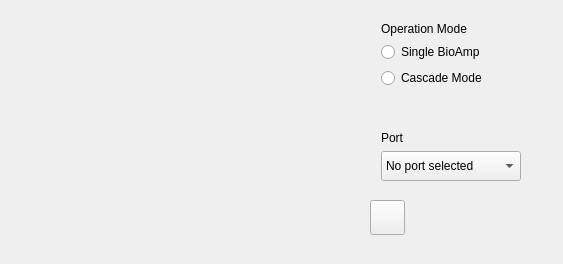
<?xml version="1.0" encoding="UTF-8"?>
<ui version="4.0">
 <class>MainWindow</class>
 <widget class="QMainWindow" name="MainWindow">
  <property name="geometry">
   <rect>
    <x>0</x>
    <y>0</y>
    <width>563</width>
    <height>264</height>
   </rect>
  </property>
  <property name="windowTitle">
   <string>MainWindow</string>
  </property>
  <widget class="QWidget" name="centralWidget">
   <widget class="QWidget" name="verticalLayoutWidget">
    <property name="geometry">
     <rect>
      <x>370</x>
      <y>10</y>
      <width>160</width>
      <height>89</height>
     </rect>
    </property>
    <layout class="QVBoxLayout" name="operationModeLayout">
     <item>
      <widget class="QLabel" name="operationModeLabel">
       <property name="text">
        <string>Operation Mode</string>
       </property>
      </widget>
     </item>
     <item>
      <widget class="QRadioButton" name="BioAmp8">
       <property name="text">
        <string>Single BioAmp</string>
       </property>
      </widget>
     </item>
     <item>
      <widget class="QRadioButton" name="BioAmp16">
       <property name="text">
        <string>Cascade Mode</string>
       </property>
      </widget>
     </item>
    </layout>
   </widget>
   <widget class="QPushButton" name="sinusoidTestButton">
    <property name="geometry">
     <rect>
      <x>370</x>
      <y>200</y>
      <width>35</width>
      <height>35</height>
     </rect>
    </property>
    <property name="text">
     <string/>
    </property>
    <property name="icon">
     <iconset>
      <normaloff>sin.png</normaloff>sin.png</iconset>
    </property>
    <property name="iconSize">
     <size>
      <width>30</width>
      <height>30</height>
     </size>
    </property>
   </widget>
   <widget class="QLabel" name="infoLabel">
    <property name="geometry">
     <rect>
      <x>20</x>
      <y>20</y>
      <width>281</width>
      <height>191</height>
     </rect>
    </property>
    <property name="text">
     <string/>
    </property>
    <property name="textFormat">
     <enum>Qt::RichText</enum>
    </property>
   </widget>
   <widget class="QWidget" name="">
    <property name="geometry">
     <rect>
      <x>370</x>
      <y>120</y>
      <width>184</width>
      <height>61</height>
     </rect>
    </property>
    <layout class="QVBoxLayout" name="availablePortsLayout">
     <item>
      <widget class="QLabel" name="availablePortsLabel">
       <property name="text">
        <string>Port</string>
       </property>
      </widget>
     </item>
     <item>
      <layout class="QHBoxLayout" name="horizontalLayout">
       <item>
        <widget class="QComboBox" name="availablePorts">
         <property name="minimumSize">
          <size>
           <width>140</width>
           <height>30</height>
          </size>
         </property>
         <property name="currentText">
          <string extracomment="Select Port">No port selected</string>
         </property>
         <property name="modelColumn">
          <number>0</number>
         </property>
         <item>
          <property name="text">
           <string>No port selected</string>
          </property>
         </item>
        </widget>
       </item>
       <item>
        <widget class="QLabel" name="portStatusLabel">
         <property name="maximumSize">
          <size>
           <width>40</width>
           <height>30</height>
          </size>
         </property>
         <property name="text">
          <string/>
         </property>
        </widget>
       </item>
      </layout>
     </item>
    </layout>
   </widget>
   <zorder>verticalLayoutWidget</zorder>
   <zorder></zorder>
   <zorder>availablePorts</zorder>
   <zorder>availablePortsLabel</zorder>
   <zorder>label</zorder>
   <zorder>availablePorts</zorder>
   <zorder>portStatusLabel</zorder>
   <zorder>availablePorts</zorder>
   <zorder>sinusoidTestButton</zorder>
   <zorder>infoLabel</zorder>
  </widget>
  <widget class="QMenuBar" name="menuBar">
   <property name="geometry">
    <rect>
     <x>0</x>
     <y>0</y>
     <width>563</width>
     <height>26</height>
    </rect>
   </property>
  </widget>
 </widget>
 <layoutdefault spacing="6" margin="11"/>
 <resources/>
 <connections/>
</ui>
